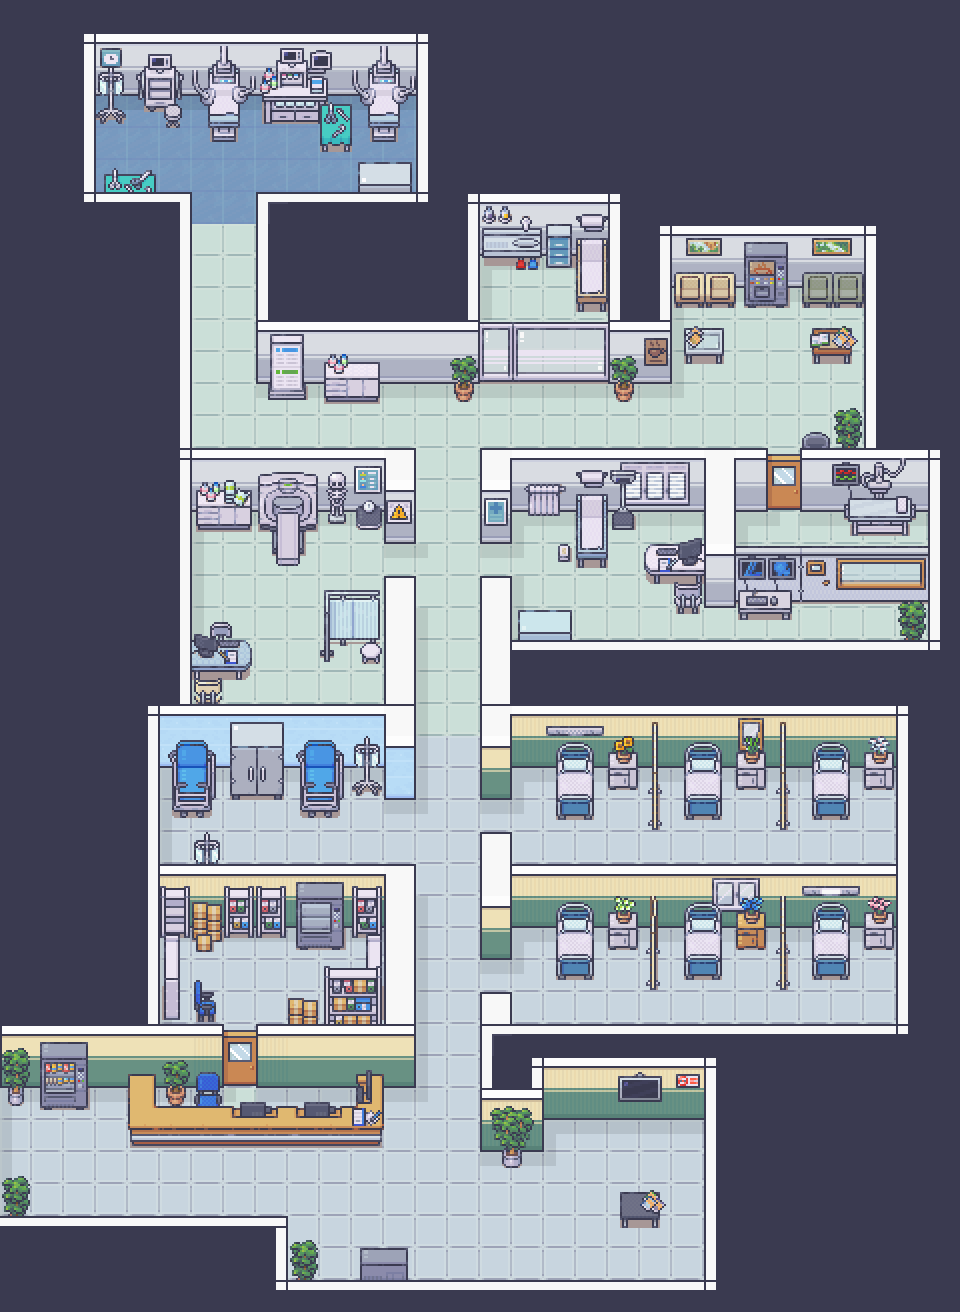

This game map was drawn from its Tiled (.tmx) file and the tilesets committed beside it. A one-line description and the trimmed map source follow:
An orthogonal 30x41 tile map with 32x32 px tiles, 9 tile layers (bg, floor-wall, floor-objects-behind, floor-objects, ...), 2 tilesets and 112 objects.

<map version="1.10" tiledversion="1.11.2" orientation="orthogonal" renderorder="right-down" width="30" height="41" tilewidth="32" tileheight="32" infinite="0" nextlayerid="13" nextobjectid="151">
 <editorsettings>
  <export target="map01.json" format="json" />
 </editorsettings>
 <tileset firstgid="1" source="Interiors_32x32.tsx" />
 <tileset firstgid="17025" source="Room_Builder_32x32.tsx" />
 <layer id="7" name="bg" width="30" height="41">
  <data>[1230 cells, 1230 non-empty, 1 distinct tile ids]</data>
 </layer>
 <layer id="1" name="floor-wall" width="30" height="41">
  <data>[1230 cells, 857 non-empty, 54 distinct tile ids]</data>
 </layer>
 <layer id="5" name="floor-objects-behind" width="30" height="41">
  <data>[1230 cells, 27 non-empty, 27 distinct tile ids]</data>
 </layer>
 <layer id="4" name="floor-objects" width="30" height="41">
  <data>[1230 cells, 321 non-empty, 236 distinct tile ids]</data>
 </layer>
 <layer id="6" name="floor-wall2" width="30" height="41">
  <data>[1230 cells, 49 non-empty, 47 distinct tile ids]</data>
 </layer>
 <layer id="9" name="above-player" width="30" height="41">
  <data>[1230 cells, 72 non-empty, 14 distinct tile ids]</data>
 </layer>
 <objectgroup id="8" name="colission">
  <object id="5" x="0.25" y="1216.75" width="32" height="24" />
  <object id="8" x="32.25" y="1240.25" width="254.75" height="28" />
  <object id="9" x="274.75" y="1268.5" width="13" height="34.25" />
  <object id="10" x="287.25" y="1280.25" width="29.75" height="26.25" />
  <object id="11" x="316.5" y="1299.25" width="45" height="13" />
  <object id="12" x="360.25" y="1280.5" width="46" height="19" />
  <object id="13" x="406.75" y="1299.5" width="44" height="21" />
  <object id="14" x="450.667" y="1299.75" width="252.75" height="31.25" />
  <object id="16" x="543.833" y="1093.25" width="160.75" height="26.5" />
  <object id="20" x="480" y="1144.36" width="63.4545" height="7.45455" />
  <object id="21" x="502" y="1151.64" width="19.8182" height="16.1818" />
  <object id="22" x="481" y="1017.5" width="10.75" height="127" />
  <object id="25" x="491.818" y="1017.45" width="20.1818" height="33.0909" />
  <object id="26" x="512.182" y="1050.36" width="384" height="5.81818" />
  <object id="27" x="897" y="926.75" width="17.25" height="129.5" />
  <object id="28" x="864" y="927.273" width="32" height="22.3636" />
  <object id="29" x="512" y="908.667" width="353" height="12" />
  <object id="31" x="608.5" y="927" width="30" height="22.5" />
  <object id="32" x="650" y="928" width="5.75" height="61" />
  <object id="34" x="736" y="926.75" width="29.5" height="22.75" />
  <object id="35" x="780.25" y="927.25" width="5.25" height="62.75" />
  <object id="37" x="-0.666667" y="1068" width="222" height="18" />
  <object id="38" x="8" y="1086.33" width="15.6667" height="19.3333" />
  <object id="39" x="40.3333" y="1085.67" width="47" height="23.6667" />
  <object id="40" x="128.333" y="1086.67" width="25.6667" height="59" />
  <object id="41" x="153.667" y="1133" width="230" height="13" />
  <object id="42" x="357" y="1086.33" width="25.6667" height="46.6667" />
  <object id="43" x="256.333" y="1073.33" width="158.333" height="13.3333" />
  <object id="44" x="390.667" y="1089" width="19" height="16" />
  <object id="45" x="384.667" y="889.667" width="29.6667" height="184" />
  <object id="46" x="481" y="856.5" width="29.75" height="102.5" />
  <object id="47" x="511.5" y="881.25" width="385" height="6.25" />
  <object id="48" x="897" y="750.5" width="13" height="176" />
  <object id="49" x="481" y="600" width="29.5" height="199" />
  <object id="50" x="511.583" y="752.25" width="387" height="9" />
  <object id="51" x="864.5" y="765.25" width="28.75" height="24.25" />
  <object id="53" x="780" y="767" width="5.5" height="62.75" />
  <object id="54" x="735.75" y="767.25" width="29.25" height="22.5" />
  <object id="56" x="652.5" y="765.5" width="4.5" height="63.5" />
  <object id="57" x="608.5" y="766.5" width="28.75" height="23" />
  <object id="59" x="385" y="599.75" width="29.5" height="198.5" />
  <object id="60" x="147.5" y="1044.75" width="73" height="23" />
  <object id="61" x="257.25" y="1046.25" width="127.25" height="26.75" />
  <object id="62" x="147.75" y="707.75" width="10.25" height="336.75" />
  <object id="65" x="153.667" y="889.667" width="231.083" height="36.5833" />
  <object id="66" x="158.75" y="726.5" width="226.75" height="40.75" />
  <object id="67" x="172.5" y="765" width="38.75" height="51.75" />
  <object id="68" x="230.75" y="763.5" width="52.75" height="36.75" />
  <object id="69" x="299.75" y="764" width="39.25" height="53.25" />
  <object id="70" x="351.5" y="766.25" width="29.5" height="29.75" />
  <object id="71" x="195.75" y="877.75" width="19.25" height="11.75" />
  <object id="73" x="509.5" y="623.25" width="61.75" height="39" />
  <object id="74" x="570.5" y="662.25" width="358.5" height="19.5" />
  <object id="75" x="928.5" y="449.75" width="12" height="212.25" />
  <object id="76" x="480.75" y="469.75" width="30" height="73.25" />
  <object id="77" x="384.75" y="474" width="29.75" height="68.75" />
  <object id="78" x="510.5" y="500.5" width="194" height="10.25" />
  <object id="79" x="704.5" y="510" width="30.5" height="97" />
  <object id="80" x="575.25" y="510.25" width="31" height="58.5" />
  <object id="81" x="644.75" y="555.75" width="60.25" height="27.75" />
  <object id="82" x="674" y="582" width="25.5" height="31.25" />
  <object id="83" x="738.25" y="601" width="52.5" height="19" />
  <object id="84" x="735.25" y="595.5" width="64.75" height="6.25" />
  <object id="85" x="831.75" y="593.75" width="96.25" height="9.75" />
  <object id="86" x="734" y="492.667" width="33" height="18.6667" />
  <object id="87" x="800.333" y="492.333" width="128.667" height="18.3333" />
  <object id="88" x="509.667" y="470.333" width="256" height="23.3333" />
  <object id="89" x="801" y="470" width="63" height="9" />
  <object id="90" x="864" y="226" width="12.3333" height="253" />
  <object id="91" x="671" y="269.333" width="193.333" height="17.6667" />
  <object id="92" x="608.333" y="287.333" width="62.6667" height="94.6667" />
  <object id="93" x="743" y="284" width="44.6667" height="23" />
  <object id="94" x="514.333" y="360" width="94.6667" height="20" />
  <object id="95" x="256" y="352" width="223" height="29" />
  <object id="96" x="189.333" y="469.667" width="225.333" height="4.33333" />
  <object id="97" x="179.333" y="213.667" width="11" height="254.667" />
  <object id="98" x="95.6667" y="214" width="83.6667" height="8" />
  <object id="99" x="257" y="215" width="11" height="138" />
  <object id="100" x="267.667" y="214.667" width="149" height="9" />
  <object id="101" x="417" y="33.3333" width="12.3333" height="181.333" />
  <object id="102" x="95.6667" y="83.6667" width="321" height="9.33333" />
  <object id="103" x="85.3333" y="82.3333" width="9" height="132.667" />
  <object id="104" x="95.6667" y="107" width="30" height="17.3333" />
  <object id="105" x="139" y="90.3333" width="43" height="21" />
  <object id="106" x="208.667" y="91.6667" width="29.3333" height="50" />
  <object id="107" x="262.667" y="91" width="63.6667" height="32.6667" />
  <object id="108" x="321" y="104" width="30.3333" height="47" />
  <object id="109" x="369.667" y="93.3333" width="26.6667" height="47" />
  <object id="110" x="359.333" y="191" width="55.6667" height="26.3333" />
  </objectgroup>
 <layer id="10" name="above-player2" width="30" height="41">
  <data>[1230 cells, 129 non-empty, 26 distinct tile ids]</data>
 </layer>
 <layer id="11" name="above-player3" width="30" height="41">
  <data>[1230 cells, 22 non-empty, 22 distinct tile ids]</data>
 </layer>
 <layer id="12" name="above-player4" width="30" height="41">
  <data>[1230 cells, 2 non-empty, 2 distinct tile ids]</data>
 </layer>
</map>
<!-- 23 of 112 objects omitted -->
